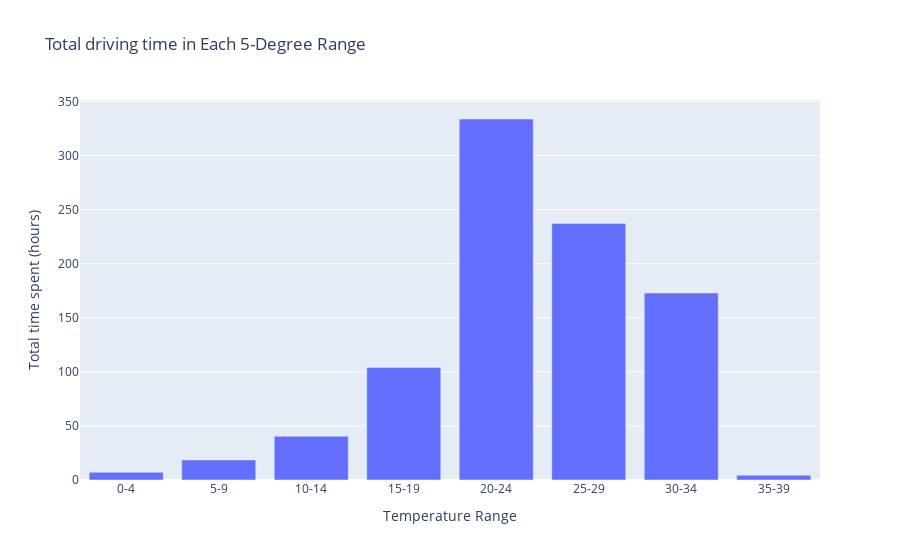

The notebook cell saved with this chart:
### Code cell
df_671041_sorted
df_671041_sorted['temperature_range_5'] = pd.cut(df_671041_sorted['temp_avg'], bins=bins, labels=labels, right=False)

temp_grouped_5 = df_671041_sorted.groupby('temperature_range_5')['driving_time'].sum().reset_index()
temp_grouped_5['driving_time'] = temp_grouped_5['driving_time']/3600
fig = px.bar(temp_grouped_5, x='temperature_range_5', y='driving_time',
             labels={'temperature_range_5': 'Temperature Range', 'driving_time': 'Total time spent (hours)'},
             title='Total driving time in Each 5-Degree Range')
fig.show()

### Figure 1 — Plotly figure (JSON) as saved in the notebook; plotly's stock layout.template omitted (floating-point values rounded to 4 significant figures)
{"data": [{"alignmentgroup": "True", "hovertemplate": "Temperature Range=%{x}<br>Total time spent (hours)=%{y}<extra></extra>", "legendgroup": "", "marker": {"color": "#636efa", "pattern": {"shape": ""}}, "name": "", "offsetgroup": "", "orientation": "v", "showlegend": false, "textposition": "auto", "type": "bar", "x": ["0-4", "5-9", "10-14", "15-19", "20-24", "25-29", "30-34", "35-39"], "xaxis": "x", "y": [7.117, 18.54, 40.42, 104.0, 333.7, 237.2, 172.9, 4.328], "yaxis": "y"}], "layout": {"autosize": true, "barmode": "relative", "legend": {"tracegroupgap": 0}, "title": {"text": "Total driving time in Each 5-Degree Range"}, "xaxis": {"anchor": "y", "autorange": true, "domain": [0, 1], "range": [-0.5, 7.5], "title": {"text": "Temperature Range"}, "type": "category"}, "yaxis": {"anchor": "x", "autorange": true, "domain": [0, 1], "range": [0, 351.3], "title": {"text": "Total time spent (hours)"}, "type": "linear"}}}
